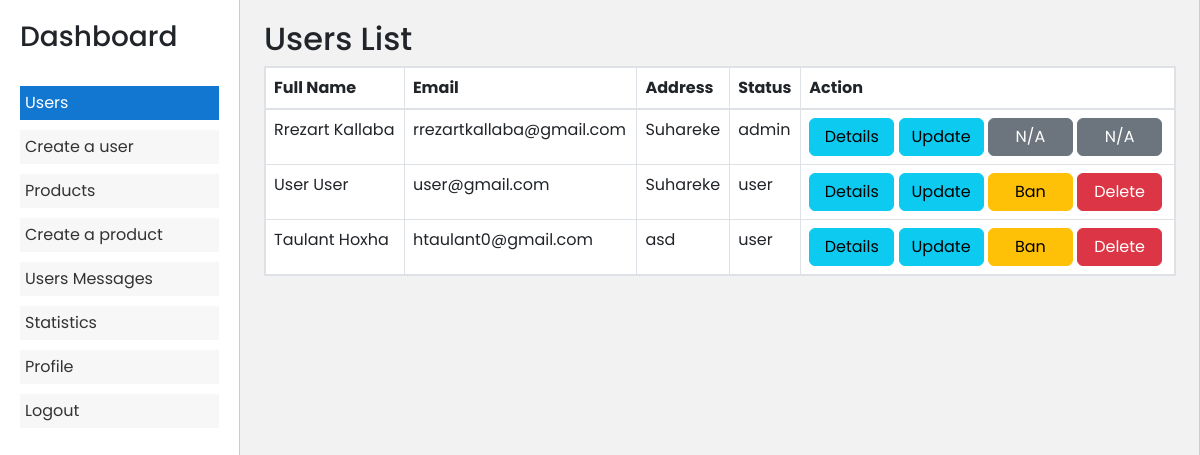
/admin/dashboard.php (signed in), run on an earlier commit of the app's database.
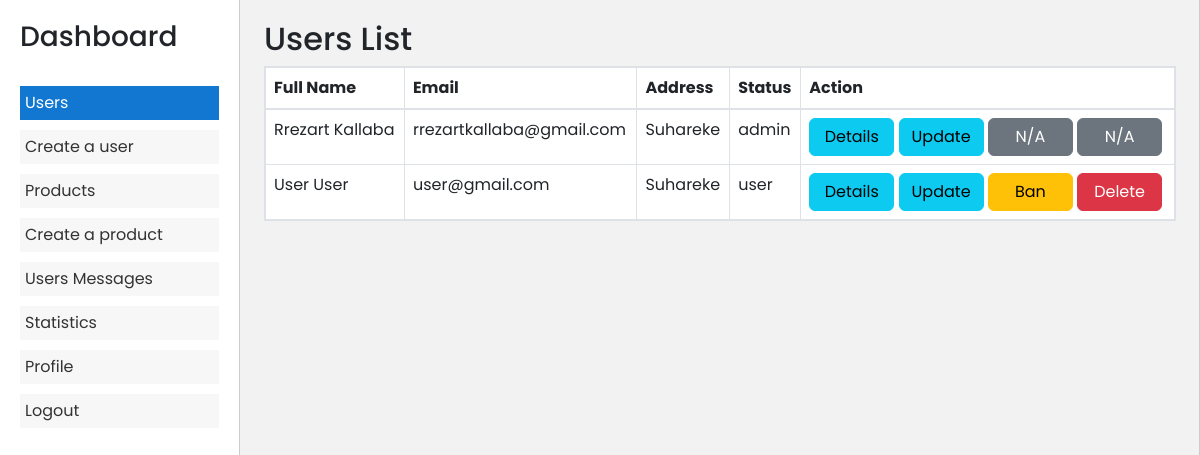
And on a later commit of the database.
### tables this page shows
CREATE TABLE IF NOT EXISTS `users` (
  `id` int NOT NULL AUTO_INCREMENT,
  `first_name` varchar(50) NOT NULL,
  `last_name` varchar(50) NOT NULL,
  `email` varchar(50) NOT NULL,
  `phone` varchar(20) NOT NULL,
  `address` varchar(100) NOT NULL,
  `image` varchar(100) DEFAULT NULL,
  `password` varchar(255) NOT NULL,
  `status` varchar(10) NOT NULL DEFAULT 'user',
  `is_banned` enum('Yes','No') NOT NULL DEFAULT 'No',
  PRIMARY KEY (`id`),
  UNIQUE KEY `email` (`email`)
);

### admin/users.php (the view, shortened to what this page needs)
<?php
if (isset($_SESSION["admin"])) {
    require "../validate/connect.php";
?>
    <!DOCTYPE html>
    <html lang="en">
    <head>
        <link href="https://cdn.jsdelivr.net/npm/bootstrap@5.3.0/dist/css/bootstrap.min.css" rel="stylesheet">
    </head>
    <body>
        <div class="container">
            <h2>Users List</h2>
            <table class="table table-bordered">
                <thead>
                    <tr>
                        <th>Full Name</th>
                        <th>Email</th>
                        <th>Address</th>
                        <th>Status</th>
                        <th>Action</th>
                    </tr>
                </thead>
                <tbody>
                    <?php
                    $sql = "SELECT * FROM users";
                    $result = mysqli_query($connect, $sql);
                    while ($row = mysqli_fetch_assoc($result)) {
                        echo '<tr>
                        <td>' . $row["first_name"] . ' ' . $row["last_name"] . '</td>
                        <td>' . $row["email"] . '</td>
                        <td>' . $row["address"] . '</td>
                        <td>' . $row["status"] . '</td>
                        <td>';
                        echo '<a href="?page=details_users&id=' . $row["id"] . '" class="btn btn-info">Details</a> ';
                        echo '<a href="?page=update_users&id=' . $row["id"] . '" class="btn btn-info">Update</a> ';
                        if ($row["status"] !== "admin") {
                            echo '<a href="ban_user.php?id=' . $row['id'] . '" class="btn btn-' .
                                ($row['is_banned'] === 'Yes' ? 'success' : 'warning') . '">'
                                . ($row["is_banned"] === "Yes" ? "Unban" : "Ban") .
                                '</a> ';
                        } else {
                            echo '<a href="#" class="btn btn-secondary">N/A</a> ';
                        }
                        if ($row["status"] !== "admin") {
                            echo '<a href="delete_user.php?id=' . $row["id"] . '" class="btn btn-danger" onclick="return confirm(\'Are you sure you want to delete this menu item?\')">Delete</a>';
                        } else {
                            echo '<a href="#" class="btn btn-secondary">N/A</a>';
                        }
                        echo '</td>
                        </tr>';
                    }
                    ?>
                </tbody>
            </table>
        </div>
    </body>
    </html>
<?php
} else if (isset($_SESSION["user"])) {
    header("location:../index.php");
} else {
    header("Location: ../login.php");
}

What changed in the data, as far as the page shows it:
removed users: first_name "Taulant", last_name "Hoxha", email "htaulant0@gmail.com", address "asd", status "user", is_banned "Ban"
